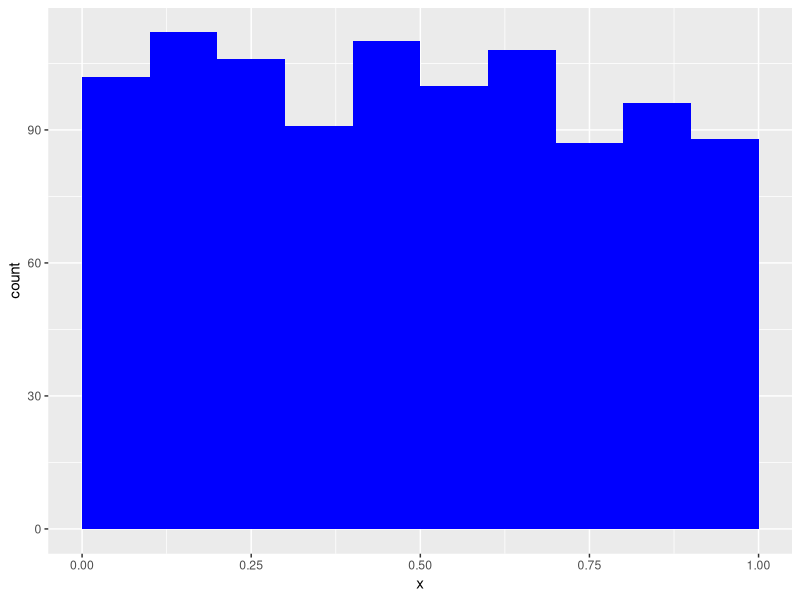
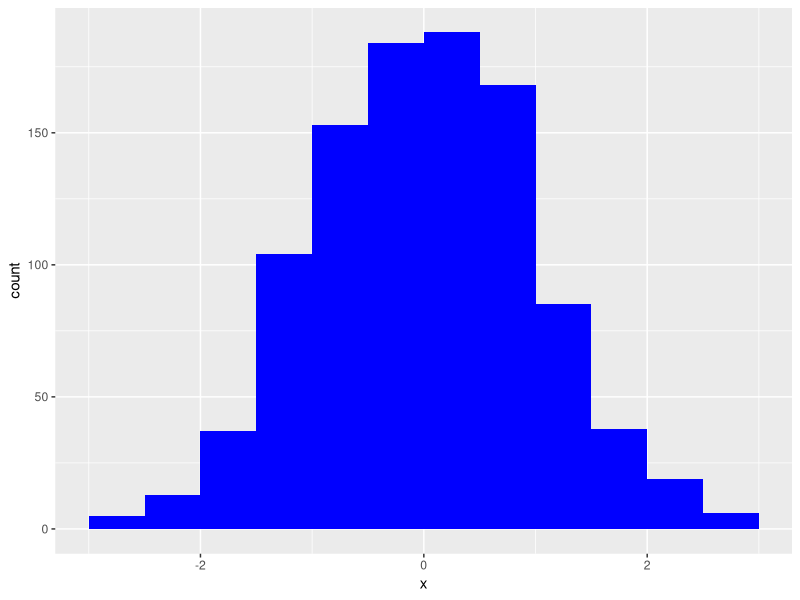

These charts were generated, in order, by the following R code:
## ---- chunk 1
knitr::opts_chunk$set(echo = TRUE)
library(dplyr)
library(ggplot2)
## ---- chunk 2
# A

set.seed(500)
sample(x = 1:100, size = 5 )

# B
set.seed(500)
sample(x = 1:100, size = 5 )

# C
set.seed(NULL)
sample(x = 1:100, size = 5 )
## ---- chunk 3
# A

x <- runif(1000, 0, 1)

# B

ggplot(data.frame(x = x), mapping = aes(x = x)) +
    geom_histogram(binwidth = 0.1, boundary = 0.0, fill = "blue")
## ---- chunk 4
x <- rnorm(1000, 0, 1)

ggplot(data.frame(x = x), mapping = aes(x = x)) +
    geom_histogram(binwidth = 0.5, boundary = -3.5, fill = "blue")
## ---- chunk 5
#A 

rbinom(n = 10, prob = 0.7, size = 1)

my.probs <- seq(from = 0.95, to = 0.05, by = -0.1)
rbinom(n = 10, prob = my.probs, size = 1)

## ---- chunk 6
#A 

set.seed(57)

x <- runif(1000, 0, 10)
true_probs <- exp(4 - 1 * x) / (1 + exp(4 - 1 * x))
y <- rbinom(n = 1000, size = 1, prob = true_probs)
sim.data <- data.frame(X = x, Y = y)

head(sim.data)
## ---- chunk 7
# B

model <- glm(Y ~ X, family = binomial, data = sim.data)

model$coefficients
